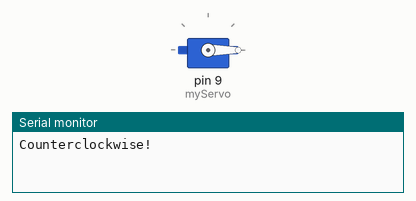
Bench run of a sketch on a simulated Arduino Uno, built with avr-gcc and run on an emulated ATmega328P. Parts: servo, the last lines printed to the serial monitor.

Above: at 0.05 s.
At 0.85 s:
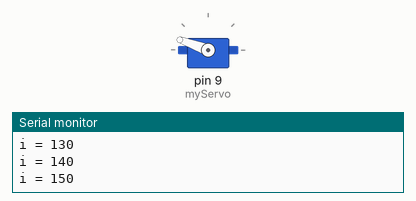
At 4.0 s:
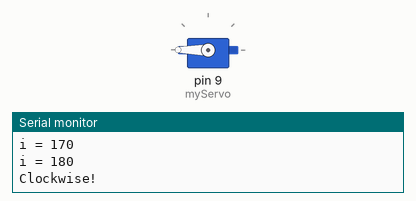
At 4.4 s:
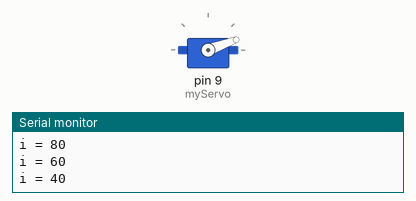
Timing chart, 0 to 9.7 s (numbered marks = the images above):
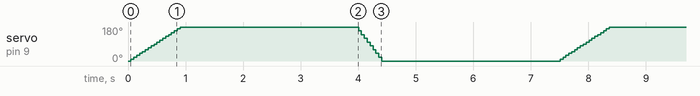

The sketch:

Exercise_c_.ino
```cpp
// ServoVelocities.ino
// Rotate the servo counterclockwise slowly, then clockwise rapidly.
// 4105054025、鄭琮寶

#include <Servo.h>

Servo myServo;

void setup() {
  myServo.attach(9); // 設定伺服機
  Serial.begin(9600);

}

void loop() {
  myServo.write(0);
  Serial.println("Counterclockwise!");
  for(int i = 0; i <= 180; i += 10){ // 每50ms增加伺服機角度10度
    myServo.write(i); // 設定伺服機角度
    delay(50);
    Serial.print("i = ");
    Serial.println(i, DEC);
  }
  delay(3000);
  Serial.println("Clockwise!");
  for(int i = 180; i >= 0; i -= 20){ // 若設定為 i -= 50，則無法順利旋轉到角度為 0 (i = 0)
    myServo.write(i);
    delay(50); // 若設定為100，則肉眼可見較不平順
    Serial.print("i = ");
    Serial.println(i, DEC);
  }
  delay(3000);

}
```
